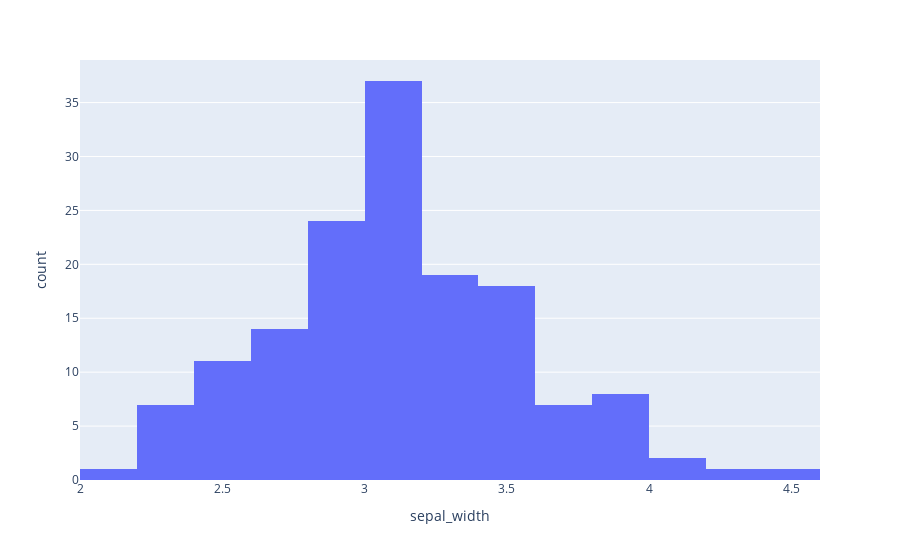

The notebook cell this image was saved under:
### Markdown cell above
#6 Histogram

### Code cell
# Histogram
fig6 = px.histogram(df, x = 'sepal_width') # histogram is created on one column
fig6.show()

### Figure 1 — Plotly figure (JSON) as saved in the notebook; plotly's stock layout.template omitted (floating-point values rounded to 4 significant figures; data arrays with more than 128 entries replaced by an {"elided": "..."} marker saying what was removed)
{"data": [{"alignmentgroup": "True", "bingroup": "x", "hovertemplate": "sepal_width=%{x}<br>count=%{y}<extra></extra>", "legendgroup": "", "marker": {"color": "#636efa", "pattern": {"shape": ""}}, "name": "", "offsetgroup": "", "orientation": "v", "showlegend": false, "type": "histogram", "x": {"elided": "150 float values"}, "xaxis": "x", "yaxis": "y"}], "layout": {"barmode": "relative", "legend": {"tracegroupgap": 0}, "margin": {"t": 60}, "xaxis": {"anchor": "y", "domain": [0, 1], "title": {"text": "sepal_width"}}, "yaxis": {"anchor": "x", "domain": [0, 1], "title": {"text": "count"}}}}
